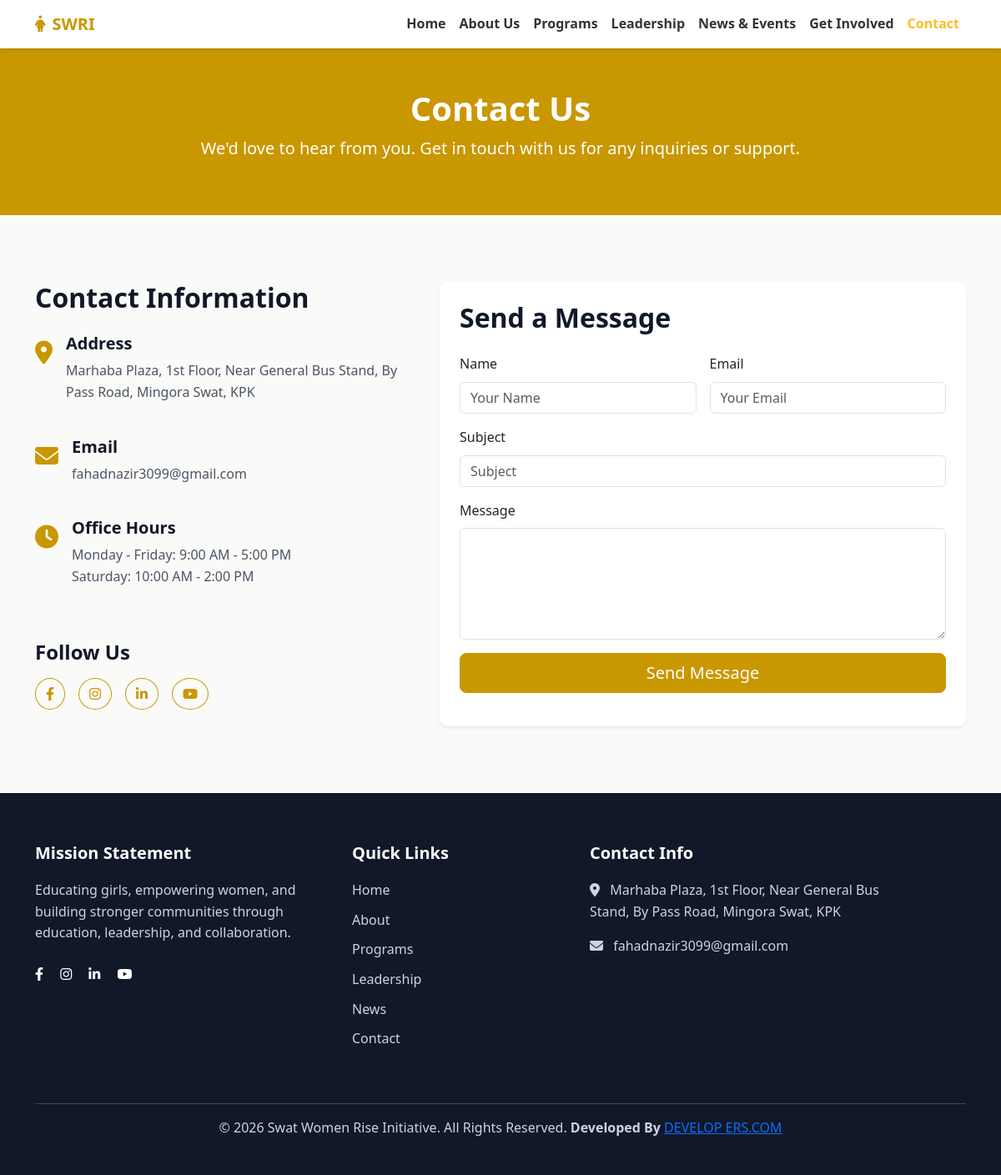
The page /contact.php on the database its author committed.
### tables this page shows
CREATE TABLE `contact_page` (
  `id` int(11) NOT NULL,
  `page_title` varchar(255) NOT NULL,
  `page_subtitle` text NOT NULL,
  `address` text NOT NULL,
  `email` varchar(255) NOT NULL,
  `facebook_url` varchar(500) DEFAULT NULL,
  `instagram_url` varchar(500) DEFAULT NULL,
  `linkedin_url` varchar(500) DEFAULT NULL,
  `youtube_url` varchar(500) DEFAULT NULL,
  `updated_at` timestamp NOT NULL DEFAULT current_timestamp() ON UPDATE current_timestamp()
);

### include/core.php (called while the page is built, shortened)
<?php
class core
{
    private $db;
    public function __construct($conn)
    {
        $this->db = $conn;
    }
public function contactPage()
{
    try{
        $sql = "
            SELECT *
            FROM contact_page
            LIMIT 1
        ";
        $statement = $this->db->prepare($sql);
        $statement->execute();
        $page = $statement->fetch(PDO::FETCH_ASSOC);
        return $page;
    }catch(\Throwable $th){
        throw $th;
    }
}
}
?>

### contact.php (the view, shortened to what this page needs)
<?php
require 'config/db.php';
require 'include/core.php';
$admin = new core($conn);
$getContact = $admin->contactPage();
require 'header.php';
?>
    <header class="bg-primary text-white py-5">
        <div class="container text-center">
        <h1 class="text-white">
<?= $getContact['page_title']; ?>
</h1>
<p class="lead">
<?= $getContact['page_subtitle']; ?>
</p>
        </div>
    </header>
    <section class="section-padding">
        <div class="container">
            <div class="row g-5">
                <div class="col-lg-5">
                    <h2 class="mb-4">Contact Information</h2>
                    <div class="d-flex mb-4">
                        <div class="text-primary fs-3 me-3"><i class="fas fa-map-marker-alt"></i></div>
                        <div>
                            <h5>Address</h5>
                            <p>
<?= $getContact['address']; ?>
</p>
                        </div>
                    </div>
                    <div class="d-flex mb-4">
                        <div class="text-primary fs-3 me-3"><i class="fas fa-envelope"></i></div>
                        <div>
                            <h5>Email</h5>
                            <p>
<?= $getContact['email']; ?>
</p>
                        </div>
                    </div>
                    <div class="d-flex mb-4">
                        <div class="text-primary fs-3 me-3"><i class="fas fa-clock"></i></div>
                        <div>
                            <h5>Office Hours</h5>
                            <p>Monday - Friday: 9:00 AM - 5:00 PM<br>Saturday: 10:00 AM - 2:00 PM</p>
                        </div>
                    </div>
                    <h4 class="mt-5 mb-3">Follow Us</h4>
                    <div class="d-flex gap-3">
                        <a href="<?= $getContact['facebook_url']; ?>"
class="btn btn-outline-primary rounded-circle"
target="_blank"><i class="fab fa-facebook-f"></i></a>
                        <a href="<?= $getContact['instagram_url']; ?>"
class="btn btn-outline-primary rounded-circle"
target="_blank"><i class="fab fa-instagram"></i></a>
                        <a href="<?= $getContact['linkedin_url']; ?>"
class="btn btn-outline-primary rounded-circle"
target="_blank"><i class="fab fa-linkedin-in"></i></a>
                        <a href="<?= $getContact['youtube_url']; ?>"
class="btn btn-outline-primary rounded-circle"
target="_blank"><i class="fab fa-youtube"></i></a>
                    </div>
                </div>
                <div class="col-lg-7">
                    <div class="card p-4 border-0 shadow-sm">
                        <h2 class="mb-4">Send a Message</h2>
                        <form id="contactForm">
                            <div class="row g-3">
                                <div class="col-md-6">
                                    <label class="form-label">Name</label>
                                    <input type="text"
name="full_name"
class="form-control"
placeholder="Your Name"
required>
                                </div>
                                <div class="col-md-6">
                                    <label class="form-label">Email</label>
                                    <input type="email"
name="email"
class="form-control"
placeholder="Your Email"
required>
                                </div>
                                <div class="col-12">
                                    <label class="form-label">Subject</label>
                                    <input type="text"
name="subject"
class="form-control"
placeholder="Subject"
required>
                                </div>
                                <div class="col-12">
                                    <label class="form-label">Message</label>
                                    <textarea name="message"class="form-control" rows="5" required></textarea>
                                </div>
                                <div class="col-12">
                                    <button type="submit" class="btn btn-primary btn-lg w-100">Send Message</button>
                                </div>
                            </div>
                        </form>
                    </div>
                </div>
            </div>
        </div>
    </section>
<?php
require 'footer.php';
?>

### footer.php (shortened to what this page needs)
<?php
$getContact = $admin->contactPage();
?>
    <footer class="footer">
        <div class="container">
            <div class="row g-4">
                <div class="col-lg-4">
                    <h5>Mission Statement</h5>
                    <p>Educating girls, empowering women, and building stronger communities through education, leadership, and collaboration.</p>
                    <div class="mt-4">
                        <a href="<?= $getContact['facebook_url']; ?>" class="text-white me-3"><i class="fab fa-facebook-f"></i></a>
                        <a href="<?= $getContact['instagram_url']; ?>" class="text-white me-3"><i class="fab fa-instagram"></i></a>
                        <a href="<?= $getContact['linkedin_url']; ?>" class="text-white me-3"><i class="fab fa-linkedin-in"></i></a>
                        <a href="<?= $getContact['youtube_url']; ?>" class="text-white"><i class="fab fa-youtube"></i></a>
                    </div>
                </div>
                <div class="col-lg-3">
                    <h5>Quick Links</h5>
                    <ul class="footer-links">
                        <li><a href="index.php">Home</a></li>
                        <li><a href="about.php">About</a></li>
                        <li><a href="programs.php">Programs</a></li>
                        <li><a href="leadership.php">Leadership</a></li>
                        <li><a href="news.php">News</a></li>
                        <li><a href="contact.php">Contact</a></li>
                    </ul>
                </div>
                <div class="col-lg-4">
                    <h5>Contact Info</h5>
                    <p><i class="fas fa-map-marker-alt me-2"></i> <?php echo $getContact['address']; ?></p>
                    <p><i class="fas fa-envelope me-2"></i> <?php echo $getContact['email']; ?></p>
                </div>
            </div>
            <hr class="mt-5 bg-secondary">
            <div class="text-center pb-2">
                <p>&copy; <?php echo date("Y"); ?> Swat Women Rise Initiative. All Rights Reserved. <b> Developed By </b> <a target="_blank" href='https://Xahoor.github.io'> DEVELOP ERS.COM</a></p>
            </div>
        </div>
    </footer>
</body>
</html>

### css/style.css (style rules this page uses)
:root { --primary-color: #C99700; --secondary-color: #1E3A8A; --accent-color: #E11D48; --bg-color: #FAFAF9; --card-bg-color: #FFFFFF; --heading-color: #111827; --text-color: #4B5563; --border-color: #D6D3D1; }
body { font-family: 'Segoe UI', Tahoma, Geneva, Verdana, sans-serif; background-color: var(--bg-color); color: var(--text-color); line-height: 1.6; }
h1, h2, h3, h4, h5, h6 { color: var(--heading-color); font-weight: 700; }
.btn-primary { background-color: var(--primary-color); border-color: var(--primary-color); }
.btn-outline-primary { color: var(--primary-color); border-color: var(--primary-color); }
.text-primary { color: var(--primary-color) !important; }
.bg-primary { background-color: var(--primary-color) !important; }
.section-padding { padding: 80px 0; }
.card { border: 1px solid var(--border-color); border-radius: 10px; transition: transform 0.3s ease; }
.footer { background-color: var(--heading-color); color: #cbd5e1; padding: 60px 0 20px; }
.footer h5 { color: white; margin-bottom: 20px; }
.footer-links { list-style: none; padding: 0; }
.footer-links li { margin-bottom: 10px; }
.footer-links a { color: #cbd5e1; text-decoration: none; transition: color 0.3s; }

### rows shown on the page
contact_page: page_title "Contact Us", page_subtitle "We'd love to hear from you. Get in touch with us for any inquiries or support.", address "Marhaba Plaza, 1st Floor, Near General Bus Stand, By Pass Road, Mingora Swat, KPK", email "fahadnazir3099@gmail.com"
